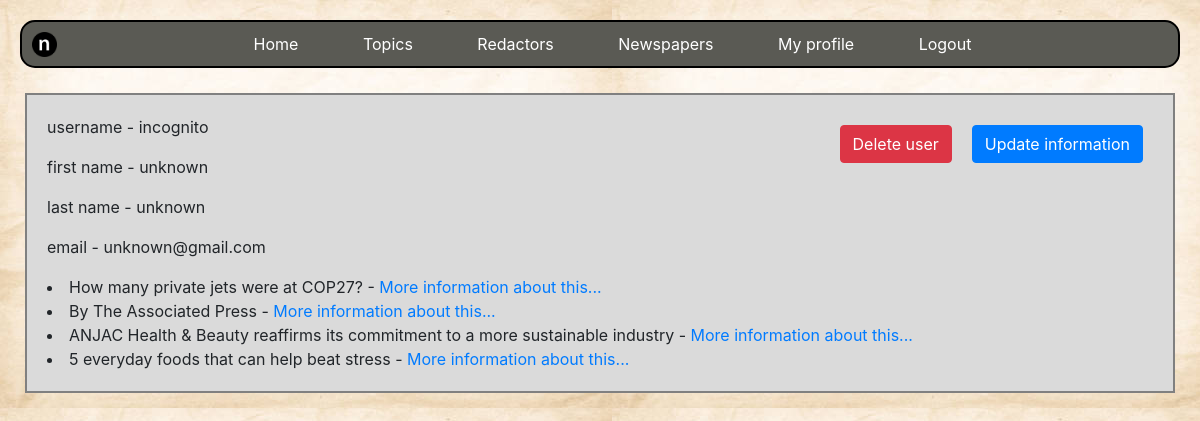
Page /redactor/info/5/ (signed in) on the committed database.
### news/models.py (models this page shows, shortened)
class Redactor(AbstractUser):
    years_of_experience = models.IntegerField(null=True, blank=True)
    workplace = models.CharField(max_length=255, null=True, blank=True)
    class Meta:
        ordering = ["-years_of_experience"]

class Newspaper(models.Model):
    title = models.CharField(max_length=255)
    content = models.TextField(blank=True, null=True)
    published_date = models.DateTimeField(auto_now_add=True)
    topic = models.ForeignKey(
        Topic, related_name="newspaper", on_delete=models.SET_NULL, null=True
    )
    publishers = models.ManyToManyField("Redactor", related_name="newspapers")
    class Meta:
        ordering = ["-published_date"]

### news/views.py (the view)
class RedactorDetailView(LoginRequiredMixin, generic.DetailView):
    model = Redactor

### templates/news/redactor_detail.html
{% extends "base.html" %}
{% block content %}
  <div class="content-details">
  {% if user.id == redactor.id or user.is_staff %}
    <a href="{% url 'news:redactor-update' pk=redactor.id %}" class="btn btn-primary float-right">Update information</a>
    <a href="{% url 'news:redactor-delete' pk=redactor.id %}" class="btn btn-danger float-right">Delete user</a>
  {% endif %}
    <p>username - {{ redactor.username }}</p>
    <p>first name - {{ redactor.first_name }}</p>
    <p>last name - {{ redactor.last_name }}</p>
    <p>email - {{ redactor.email }}</p>
    {% if redactor.newspapers.all.count %}
          {% for newspaper in redactor.newspapers.all %}
        <li>
          {{ newspaper.title }} -
          <a href="{% url 'news:newspaper-detail' pk=newspaper.id %}">
            More information about this...
        </a>
        </li>
      {% endfor %}
    {% endif %}
  </div>
{% endblock %}

### static/styles.css (style rules this page uses)
body { margin-top: 20px; background-image: url("background.png"); }
.float-right { margin-right: 20px; }
.content-details { margin: 20px; }
.btn { margin: 10px; }

### rows in the picture
Redactor: username "incognito", first_name "unknown", last_name "unknown", email "unknown@gmail.com"
Newspaper: title "How many private jets were at COP27?"
Newspaper: title "By The Associated Press"
Newspaper: title "ANJAC Health & Beauty reaffirms its commitment to a more sustainable industry"
Newspaper: title "5 everyday foods that can help beat stress"
